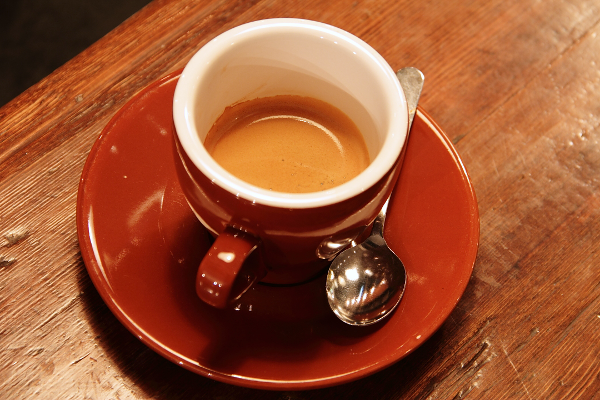
#> input picture week2/data/input_images/vision_lab2_aux.png, 600 x 400 px
$ python lab2_spatial_filtering.py --input ../data/input_images/vision_lab2_aux.png   (older library calls are emulated)
#> lines starting #> are read from the running program, lines starting #| are printed output that depends on the picture; after the words box and inside, x2 and y2 are one past the last pixel; in counts of white or black regions, pixels touching at a corner belong together
#> in run_experiment, original is the input picture: shape (400, 600, 3); mean B, G, R 51.5, 85.8, 158.6
from __future__ import annotations

import argparse
from pathlib import Path

import cv2
import matplotlib
import numpy as np

matplotlib.use("Agg")
import matplotlib.pyplot as plt


ROOT = Path(__file__).resolve().parent
DATA_DIR = ROOT.parent / "data"
DEFAULT_INPUT = DATA_DIR / "input_images" / "vision_lab2_input.png"
DEFAULT_INPUT_AUX = DATA_DIR / "input_images" / "vision_lab2_aux.png"
DEFAULT_OUTPUT_DIR = DATA_DIR / "outputs"


# [11 lines left out: function ensure_default_input, not called in this run]


def ensure_aux_input(path: Path = DEFAULT_INPUT_AUX) -> Path:
    """Provide a second image (coffee) for algebraic-operation experiments."""
    if path.exists():
        return path
    from skimage import data

    path.parent.mkdir(parents=True, exist_ok=True)
    rgb = data.coffee()
    bgr = cv2.cvtColor(rgb, cv2.COLOR_RGB2BGR)
    _write_image(path, bgr)
    return path


def add_salt_and_pepper_noise(image: np.ndarray, prob: float = 0.05, seed: int = 20260513) -> np.ndarray:
    """Add salt-and-pepper noise to an image with given probability."""
#> called with prob = 0.04, seed = 20260513
    if not 0 <= prob <= 1:
        raise ValueError("prob must be in [0, 1]")
    rng = np.random.default_rng(seed)
    noisy = image.copy()
    mask = rng.random(image.shape[:2])
    noisy[mask < prob / 2] = 0
    noisy[mask > 1 - prob / 2] = 255
    return noisy


def add_gaussian_noise(image: np.ndarray, sigma: float = 15.0, seed: int = 20260513) -> np.ndarray:
    """Add zero-mean Gaussian noise to an image."""
#> called with sigma = 12, seed = 20260513
    rng = np.random.default_rng(seed)
    noise = rng.normal(0, sigma, image.shape)
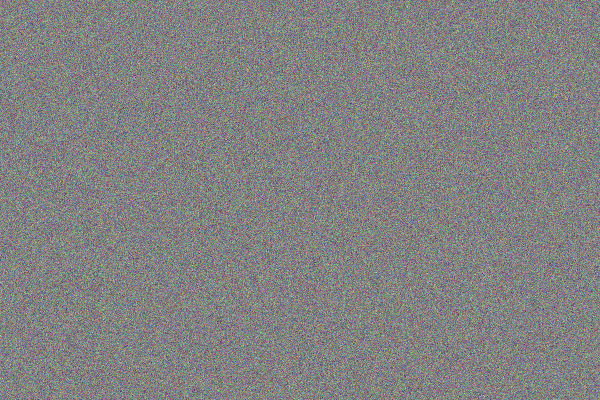
#> noise: shape (400, 600, 3) float64; mean B, G, R 0, 0, 0; drawn with min black and max white
    noisy = np.clip(image.astype(np.float32) + noise, 0, 255).astype(np.uint8)
    return noisy


def make_noisy_image(image: np.ndarray) -> np.ndarray:
    """Build a clearly noisy image combining salt-pepper and Gaussian noise."""
    return add_gaussian_noise(add_salt_and_pepper_noise(image, prob=0.04), sigma=12.0)


def make_blurred_image(image: np.ndarray, ksize: int = 9, sigma: float = 2.5) -> np.ndarray:
    """Build a noticeably blurred image for sharpening experiments."""
#> called with ksize = 9, sigma = 2.5
    return cv2.GaussianBlur(image, (ksize, ksize), sigma)


def mean_filter(image: np.ndarray, ksize: int = 5) -> np.ndarray:
#> called with ksize = 3
    return cv2.blur(image, (ksize, ksize))


def median_filter(image: np.ndarray, ksize: int = 5) -> np.ndarray:
#> called with ksize = 3
    return cv2.medianBlur(image, ksize)


def gaussian_filter(image: np.ndarray, ksize: int = 5, sigma: float = 1.5) -> np.ndarray:
#> called with ksize = 3, sigma = 1
    return cv2.GaussianBlur(image, (ksize, ksize), sigma)


def prewitt_operator(gray: np.ndarray) -> tuple[np.ndarray, np.ndarray, np.ndarray]:
    """Apply Prewitt operator. Returns (grad_x, grad_y, magnitude) as uint8."""
    kx = np.array([[-1, 0, 1], [-1, 0, 1], [-1, 0, 1]], dtype=np.float32)
    ky = np.array([[-1, -1, -1], [0, 0, 0], [1, 1, 1]], dtype=np.float32)
    gx = cv2.filter2D(gray, cv2.CV_32F, kx)
    gy = cv2.filter2D(gray, cv2.CV_32F, ky)
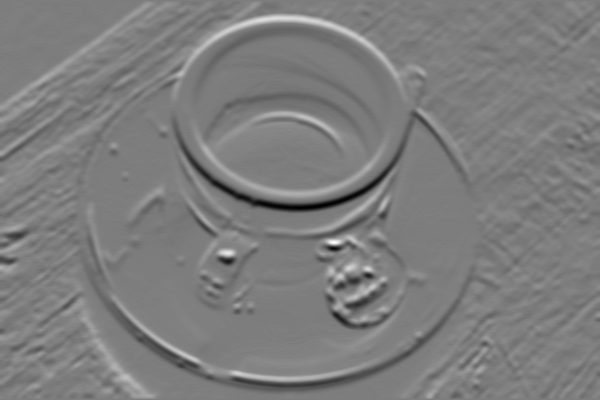
#> gy: shape (400, 600) float32; min -183, max 188, mean -0.3; drawn with min black and max white
    mag = cv2.magnitude(gx, gy)
    return cv2.convertScaleAbs(gx), cv2.convertScaleAbs(gy), cv2.convertScaleAbs(mag)


def sobel_operator(gray: np.ndarray, ksize: int = 3) -> tuple[np.ndarray, np.ndarray, np.ndarray]:
#> called with ksize = 3
    gx = cv2.Sobel(gray, cv2.CV_32F, 1, 0, ksize=ksize)
    gy = cv2.Sobel(gray, cv2.CV_32F, 0, 1, ksize=ksize)
    mag = cv2.magnitude(gx, gy)
    return cv2.convertScaleAbs(gx), cv2.convertScaleAbs(gy), cv2.convertScaleAbs(mag)


def laplacian_operator(gray: np.ndarray, ksize: int = 3) -> np.ndarray:
#> called with ksize = 3
    lap = cv2.Laplacian(gray, cv2.CV_32F, ksize=ksize)
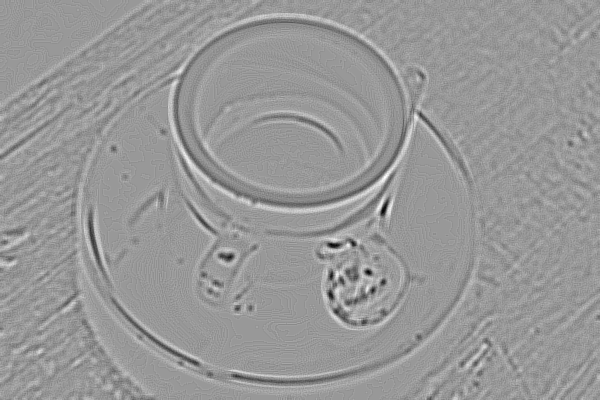
#> lap: shape (400, 600) float32; min -80, max 54, mean 0; drawn with min black and max white
    return cv2.convertScaleAbs(lap)


def laplacian_sharpen(image: np.ndarray, ksize: int = 3, weight: float = 1.0) -> np.ndarray:
    """Sharpen with Laplacian feedback: g = f - w * Laplacian(f)."""
    if image.ndim == 3:
        channels = [laplacian_sharpen(image[:, :, c], ksize=ksize, weight=weight) for c in range(image.shape[2])]
        return np.stack(channels, axis=2)
    lap = cv2.Laplacian(image, cv2.CV_32F, ksize=ksize)
    sharp = image.astype(np.float32) - weight * lap
    return np.clip(sharp, 0, 255).astype(np.uint8)


def canny_operator(gray: np.ndarray, low: int = 60, high: int = 150) -> np.ndarray:
#> called with low = 60, high = 150
    return cv2.Canny(gray, low, high)
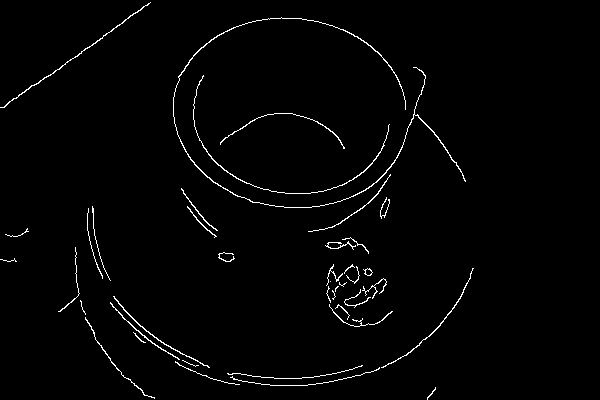
#> returned value: shape (400, 600); 1.7% white in thin lines or dots, all inside (x1, y1, x2, y2) = (0, 2, 474, 400)


def to_grayscale(image: np.ndarray) -> np.ndarray:
    if image.ndim == 2:
        return image
    return cv2.cvtColor(image, cv2.COLOR_BGR2GRAY)


def algebraic_operations(a: np.ndarray, b: np.ndarray) -> dict[str, np.ndarray]:
    """Resize b to a's shape and compute add/sub/mul/div with saturation."""
    if a.shape != b.shape:
        b = cv2.resize(b, (a.shape[1], a.shape[0]), interpolation=cv2.INTER_AREA)
    af = a.astype(np.float32)
    bf = b.astype(np.float32)
    add = cv2.addWeighted(a, 0.5, b, 0.5, 0)
    sub = cv2.convertScaleAbs(af - bf)
#> sub: shape (400, 600, 3); every value is 0
    mul = np.clip(af * bf / 255.0, 0, 255).astype(np.uint8)
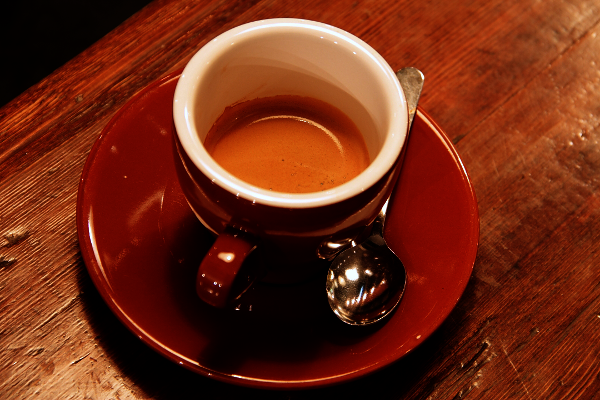
#> mul: shape (400, 600, 3); mean B, G, R 21, 43, 113.7
    div = np.clip((af + 1.0) / (bf + 1.0) * 64.0, 0, 255).astype(np.uint8)
#> div: shape (400, 600, 3); every value is 64
    return {"add": add, "sub": sub, "mul": mul, "div": div}


def mse(a: np.ndarray, b: np.ndarray) -> float:
    return float(np.mean((a.astype(np.float32) - b.astype(np.float32)) ** 2))


def psnr(a: np.ndarray, b: np.ndarray, peak: float = 255.0) -> float:
    err = mse(a, b)
    if err <= 1e-12:
        return float("inf")
    return float(10.0 * np.log10(peak * peak / err))


def run_experiment(
    input_path: Path | None = None,
    aux_path: Path | None = None,
    output_dir: Path = DEFAULT_OUTPUT_DIR,
) -> dict[str, Path]:
    """Run every operation required by the lab and save result images."""
    if input_path is None:
        input_path = ensure_default_input()
    if aux_path is None:
        aux_path = ensure_aux_input()
    output_dir = Path(output_dir)
    output_dir.mkdir(parents=True, exist_ok=True)

    original = cv2.imread(str(input_path), cv2.IMREAD_COLOR)
    if original is None:
        raise FileNotFoundError(f"could not read image: {input_path}")
    aux = cv2.imread(str(aux_path), cv2.IMREAD_COLOR)
    if aux is None:
        raise FileNotFoundError(f"could not read image: {aux_path}")

    noisy = make_noisy_image(original)
    blurred = make_blurred_image(original)

    mean3 = mean_filter(noisy, ksize=3)
    mean5 = mean_filter(noisy, ksize=5)
    mean9 = mean_filter(noisy, ksize=9)
    med3 = median_filter(noisy, ksize=3)
    med5 = median_filter(noisy, ksize=5)
    med9 = median_filter(noisy, ksize=9)
    gauss3 = gaussian_filter(noisy, ksize=3, sigma=1.0)
    gauss5 = gaussian_filter(noisy, ksize=5, sigma=1.5)
    gauss9 = gaussian_filter(noisy, ksize=9, sigma=2.0)

    blurred_gray = to_grayscale(blurred)
    px, py, pm = prewitt_operator(blurred_gray)
    sx, sy, sm = sobel_operator(blurred_gray, ksize=3)
    lap = laplacian_operator(blurred_gray, ksize=3)
    lap_sharp = laplacian_sharpen(blurred, ksize=3, weight=1.0)
    canny = canny_operator(blurred_gray, low=60, high=150)

    alg = algebraic_operations(original, aux)
#> alg = 4 items

    paths = {
        "original": output_dir / "01_original.png",
        "noisy": output_dir / "02_noisy.png",
        "blurred": output_dir / "03_blurred.png",
        "mean_3": output_dir / "10_mean_3.png",
        "mean_5": output_dir / "11_mean_5.png",
        "mean_9": output_dir / "12_mean_9.png",
        "median_3": output_dir / "13_median_3.png",
        "median_5": output_dir / "14_median_5.png",
        "median_9": output_dir / "15_median_9.png",
        "gauss_3": output_dir / "16_gauss_3.png",
        "gauss_5": output_dir / "17_gauss_5.png",
        "gauss_9": output_dir / "18_gauss_9.png",
        "prewitt_x": output_dir / "20_prewitt_x.png",
        "prewitt_y": output_dir / "21_prewitt_y.png",
        "prewitt_mag": output_dir / "22_prewitt_mag.png",
        "sobel_x": output_dir / "23_sobel_x.png",
        "sobel_y": output_dir / "24_sobel_y.png",
        "sobel_mag": output_dir / "25_sobel_mag.png",
        "laplacian": output_dir / "26_laplacian.png",
        "laplacian_sharpen": output_dir / "27_laplacian_sharpen.png",
        "canny": output_dir / "28_canny.png",
        "alg_add": output_dir / "30_alg_add.png",
        "alg_sub": output_dir / "31_alg_sub.png",
        "alg_mul": output_dir / "32_alg_mul.png",
        "alg_div": output_dir / "33_alg_div.png",
        "smoothing_compare": output_dir / "40_smoothing_compare.png",
        "median_vs_mean_sp": output_dir / "41_median_vs_mean_saltpepper.png",
        "gaussian_size_compare": output_dir / "42_gaussian_size_compare.png",
        "sharpening_compare": output_dir / "50_sharpening_compare.png",
        "edge_directions": output_dir / "51_edge_directions.png",
        "algebraic_compare": output_dir / "60_algebraic_compare.png",
        "all_results": output_dir / "70_all_results.png",
    }

    _write_image(paths["original"], original)
    _write_image(paths["noisy"], noisy)
    _write_image(paths["blurred"], blurred)
    _write_image(paths["mean_3"], mean3)
    _write_image(paths["mean_5"], mean5)
    _write_image(paths["mean_9"], mean9)
    _write_image(paths["median_3"], med3)
    _write_image(paths["median_5"], med5)
    _write_image(paths["median_9"], med9)
    _write_image(paths["gauss_3"], gauss3)
    _write_image(paths["gauss_5"], gauss5)
    _write_image(paths["gauss_9"], gauss9)
    _write_image(paths["prewitt_x"], px)
    _write_image(paths["prewitt_y"], py)
    _write_image(paths["prewitt_mag"], pm)
    _write_image(paths["sobel_x"], sx)
    _write_image(paths["sobel_y"], sy)
    _write_image(paths["sobel_mag"], sm)
    _write_image(paths["laplacian"], lap)
    _write_image(paths["laplacian_sharpen"], lap_sharp)
    _write_image(paths["canny"], canny)
    _write_image(paths["alg_add"], alg["add"])
    _write_image(paths["alg_sub"], alg["sub"])
    _write_image(paths["alg_mul"], alg["mul"])
    _write_image(paths["alg_div"], alg["div"])

    plot_smoothing_comparison(noisy, mean5, med5, gauss5, paths["smoothing_compare"])
    plot_median_vs_mean_saltpepper(original, mean5, med5, paths["median_vs_mean_sp"])
    plot_kernel_size_compare(noisy, mean3, mean5, mean9, paths["gaussian_size_compare"])
    plot_sharpening_comparison(blurred, pm, sm, lap, canny, paths["sharpening_compare"])
    plot_edge_directions(blurred_gray, sx, sy, sm, paths["edge_directions"])
    plot_algebraic_compare(original, aux, alg, paths["algebraic_compare"])
    plot_all_results(
        original, noisy, blurred, mean5, med5, gauss5, pm, sm, lap, canny, paths["all_results"]
    )

    metrics = compute_metrics(original, noisy, mean5, med5, gauss5)
    _write_metrics(output_dir / "metrics.txt", metrics)
    return paths


def compute_metrics(
    original: np.ndarray,
    noisy: np.ndarray,
    mean5: np.ndarray,
    median5: np.ndarray,
    gauss5: np.ndarray,
) -> dict[str, dict[str, float]]:
    return {
        "noisy": {"mse": mse(original, noisy), "psnr": psnr(original, noisy)},
        "mean_5": {"mse": mse(original, mean5), "psnr": psnr(original, mean5)},
        "median_5": {"mse": mse(original, median5), "psnr": psnr(original, median5)},
        "gauss_5": {"mse": mse(original, gauss5), "psnr": psnr(original, gauss5)},
    }


def _write_metrics(path: Path, metrics: dict[str, dict[str, float]]) -> None:
    path.parent.mkdir(parents=True, exist_ok=True)
    with path.open("w", encoding="utf-8") as fh:
        fh.write("Image\tMSE\tPSNR(dB)\n")
        for name, vals in metrics.items():
            fh.write(f"{name}\t{vals['mse']:.3f}\t{vals['psnr']:.3f}\n")


def _bgr_to_rgb(image: np.ndarray) -> np.ndarray:
    if image.ndim == 2:
        return image
    return cv2.cvtColor(image, cv2.COLOR_BGR2RGB)


def plot_smoothing_comparison(
    noisy: np.ndarray,
    mean5: np.ndarray,
    median5: np.ndarray,
    gauss5: np.ndarray,
    output_path: Path,
) -> None:
    fig, axes = plt.subplots(1, 4, figsize=(14, 4), dpi=150)
    items = [
        ("Noisy (Salt&Pepper + Gaussian)", noisy),
        ("Mean Filter 5x5", mean5),
        ("Median Filter 5x5", median5),
        ("Gaussian Filter 5x5", gauss5),
    ]
    for ax, (title, image) in zip(axes, items):
        ax.imshow(_bgr_to_rgb(image))
        ax.set_title(title)
        ax.axis("off")
#> this loop made 4 passes
#> title on passes 1 to 4: 'Noisy (Salt&Pepper + Gaussian)', 'Mean Filter 5x5', 'Median Filter 5x5', 'Gaussian Filter 5x5'
    fig.tight_layout()
    fig.savefig(output_path)
    plt.close(fig)


def plot_median_vs_mean_saltpepper(
    original: np.ndarray, mean5: np.ndarray, median5: np.ndarray, output_path: Path
) -> None:
    sp = add_salt_and_pepper_noise(original, prob=0.08)
    fig, axes = plt.subplots(1, 3, figsize=(12, 4), dpi=150)
    items = [
        ("Salt&Pepper Noise (p=0.08)", sp),
        ("Mean 5x5 on S&P", mean_filter(sp, 5)),
        ("Median 5x5 on S&P", median_filter(sp, 5)),
    ]
#> call 4 of mean_filter, with ksize = 5
#> in mean_filter (call 4), `return cv2.blur(image, (ksize, ksize))`:
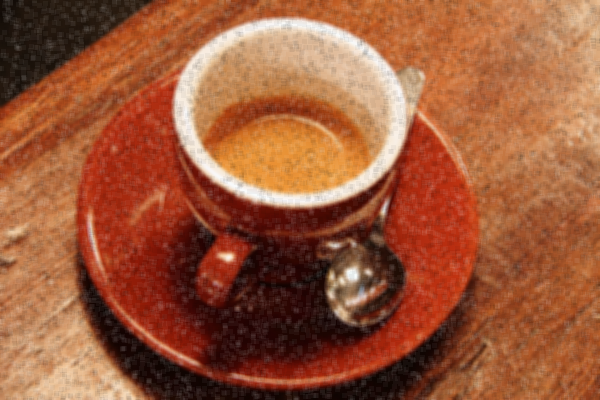
#> returned value: shape (400, 600, 3); mean of channels 0, 1, 2 57.6, 89.1, 156.1; drawn as B, G, R
    for ax, (title, image) in zip(axes, items):
        ax.imshow(_bgr_to_rgb(image))
        ax.set_title(title)
        ax.axis("off")
#> this loop made 3 passes
#> title on passes 1 to 3: 'Salt&Pepper Noise (p=0.08)', 'Mean 5x5 on S&P', 'Median 5x5 on S&P'
    fig.tight_layout()
    fig.savefig(output_path)
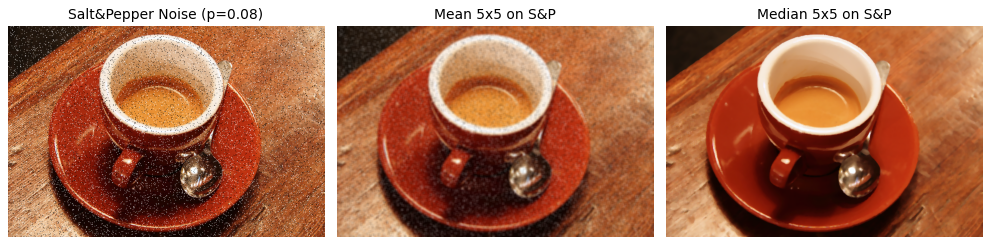
#> figure drawn by matplotlib, 3 panels
    plt.close(fig)


def plot_kernel_size_compare(
    noisy: np.ndarray,
    mean3: np.ndarray,
    mean5: np.ndarray,
    mean9: np.ndarray,
    output_path: Path,
) -> None:
    fig, axes = plt.subplots(1, 4, figsize=(14, 4), dpi=150)
    items = [
        ("Noisy", noisy),
        ("Mean 3x3", mean3),
        ("Mean 5x5", mean5),
        ("Mean 9x9", mean9),
    ]
    for ax, (title, image) in zip(axes, items):
        ax.imshow(_bgr_to_rgb(image))
        ax.set_title(title)
        ax.axis("off")
#> this loop made 4 passes
#> title on passes 1 to 4: 'Noisy', 'Mean 3x3', 'Mean 5x5', 'Mean 9x9'
    fig.tight_layout()
    fig.savefig(output_path)
    plt.close(fig)


def plot_sharpening_comparison(
    blurred: np.ndarray,
    prewitt_mag: np.ndarray,
    sobel_mag: np.ndarray,
    lap: np.ndarray,
    canny: np.ndarray,
    output_path: Path,
) -> None:
    fig, axes = plt.subplots(1, 5, figsize=(17, 4), dpi=150)
    items = [
        ("Blurred Input", _bgr_to_rgb(blurred), None),
        ("Prewitt |G|", prewitt_mag, "gray"),
        ("Sobel |G|", sobel_mag, "gray"),
        ("Laplacian |L|", lap, "gray"),
        ("Canny", canny, "gray"),
    ]
    for ax, (title, image, cmap) in zip(axes, items):
        ax.imshow(image, cmap=cmap, vmin=0 if cmap == "gray" else None, vmax=255 if cmap == "gray" else None)
        ax.set_title(title)
        ax.axis("off")
#> this loop made 5 passes
    fig.tight_layout()
    fig.savefig(output_path)
    plt.close(fig)


def plot_edge_directions(
    gray: np.ndarray, sx: np.ndarray, sy: np.ndarray, mag: np.ndarray, output_path: Path
) -> None:
    fig, axes = plt.subplots(1, 4, figsize=(14, 4), dpi=150)
    items = [
        ("Gray Input", gray),
        ("Sobel Gx (vertical edges)", sx),
        ("Sobel Gy (horizontal edges)", sy),
        ("Sobel |G|", mag),
    ]
    for ax, (title, image) in zip(axes, items):
        ax.imshow(image, cmap="gray", vmin=0, vmax=255)
        ax.set_title(title)
        ax.axis("off")
#> this loop made 4 passes
    fig.tight_layout()
    fig.savefig(output_path)
    plt.close(fig)


def plot_algebraic_compare(
    a: np.ndarray, b: np.ndarray, alg: dict[str, np.ndarray], output_path: Path
) -> None:
    if a.shape != b.shape:
        b = cv2.resize(b, (a.shape[1], a.shape[0]), interpolation=cv2.INTER_AREA)
    fig, axes = plt.subplots(2, 3, figsize=(12, 8), dpi=150)
    items = [
        ("Image A (chelsea)", _bgr_to_rgb(a)),
        ("Image B (coffee, resized)", _bgr_to_rgb(b)),
        ("0.5*A + 0.5*B (add)", _bgr_to_rgb(alg["add"])),
        ("|A - B| (sub)", _bgr_to_rgb(alg["sub"])),
        ("A * B / 255 (mul)", _bgr_to_rgb(alg["mul"])),
        ("(A+1)/(B+1) * 64 (div)", _bgr_to_rgb(alg["div"])),
    ]
    for ax, (title, image) in zip(axes.ravel(), items):
        ax.imshow(image)
        ax.set_title(title)
        ax.axis("off")
#> this loop made 6 passes
#> title on passes 1 to 6: 'Image A (chelsea)', 'Image B (coffee, resized)', '0.5*A + 0.5*B (add)', '|A - B| (sub)', 'A * B / 255 (mul)', '(A+1)/(B+1) * 64 (div)'
    fig.tight_layout()
    fig.savefig(output_path)
    plt.close(fig)


def plot_all_results(
    original: np.ndarray,
    noisy: np.ndarray,
    blurred: np.ndarray,
    mean5: np.ndarray,
    median5: np.ndarray,
    gauss5: np.ndarray,
    prewitt_mag: np.ndarray,
    sobel_mag: np.ndarray,
    lap: np.ndarray,
    canny: np.ndarray,
    output_path: Path,
) -> None:
    fig, axes = plt.subplots(3, 4, figsize=(16, 12), dpi=150)
    items = [
        ("Original", _bgr_to_rgb(original), None),
        ("Noisy Input", _bgr_to_rgb(noisy), None),
        ("Mean 5x5", _bgr_to_rgb(mean5), None),
        ("Median 5x5", _bgr_to_rgb(median5), None),
        ("Gaussian 5x5", _bgr_to_rgb(gauss5), None),
        ("Blurred Input", _bgr_to_rgb(blurred), None),
        ("Prewitt |G|", prewitt_mag, "gray"),
        ("Sobel |G|", sobel_mag, "gray"),
        ("Laplacian |L|", lap, "gray"),
        ("Canny", canny, "gray"),
        ("(blank)", np.full_like(prewitt_mag, 255), "gray"),
        ("(blank)", np.full_like(prewitt_mag, 255), "gray"),
    ]
    for ax, (title, image, cmap) in zip(axes.ravel(), items):
        if title == "(blank)":
            ax.axis("off")
            continue
        ax.imshow(image, cmap=cmap, vmin=0 if cmap == "gray" else None, vmax=255 if cmap == "gray" else None)
        ax.set_title(title)
        ax.axis("off")
#> this loop made 12 passes
    # Hide remaining blank axes cleanly
    for ax in axes.ravel():
        if ax.get_title() == "(blank)":
            ax.set_title("")
    fig.tight_layout()
    fig.savefig(output_path)
    plt.close(fig)


def _write_image(path: Path, image: np.ndarray) -> None:
    path.parent.mkdir(parents=True, exist_ok=True)
    ok = cv2.imwrite(str(path), image)
    if not ok:
        raise OSError(f"failed to write image: {path}")


def parse_args() -> argparse.Namespace:
    parser = argparse.ArgumentParser(description="Lab 2: spatial-domain neighborhood filtering.")
    parser.add_argument("--input", type=Path, default=None, help="Primary input image path.")
    parser.add_argument("--aux", type=Path, default=None, help="Auxiliary image for algebraic ops.")
    parser.add_argument("--output-dir", type=Path, default=DEFAULT_OUTPUT_DIR, help="Output directory.")
    return parser.parse_args()


def main() -> None:
    args = parse_args()
    paths = run_experiment(input_path=args.input, aux_path=args.aux, output_dir=args.output_dir)
#> in psnr, `err = mse(a, b)`: err = 988.1
#> in run_experiment, `metrics = compute_metrics(original, noisy, mean5, med5, gauss5)`: metrics = 4 items
#> the loop in _write_metrics, `for name, vals in metrics.items():` made 4 passes
#> (name, vals) on passes 1 to 4: ('noisy', {'mse': 988.1, 'psnr': 18.18}), ('mean_5', {'mse': 212, 'psnr': 24.87}), ('median_5', {'mse': 150.2, 'psnr': 26.37}), ('gauss_5', {'mse': 188.9, 'psnr': 25.37})
    print("Generated files:")
    for name, path in paths.items():
        print(f"- {name}: {path}")


if __name__ == "__main__":
    main()
